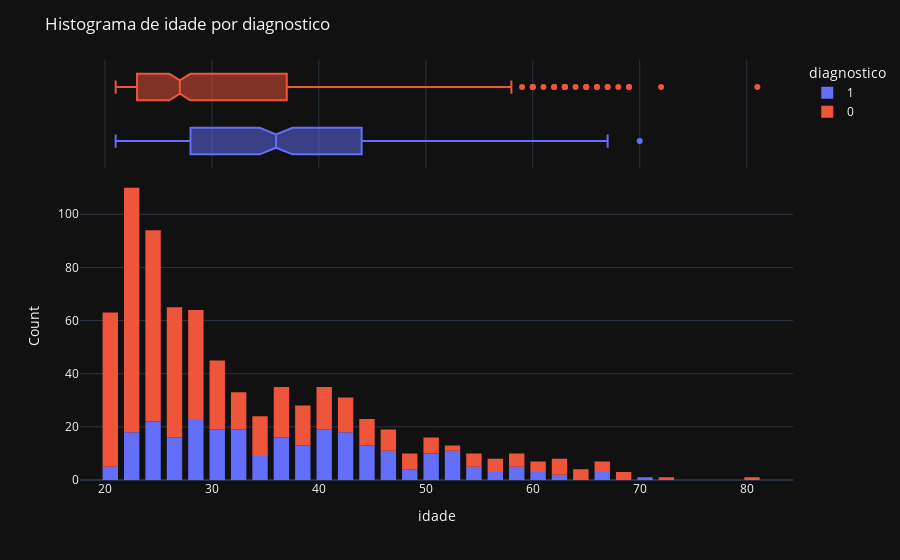

Here is the notebook cell this chart was saved with:
### Markdown cell above
##### 1.2.1.7 Feature Idade

### Code cell
print_feature_distribution(original_dataset, 'idade')

### Figure 1 — Plotly figure (JSON) as saved in the notebook; plotly's stock layout.template omitted (floating-point values rounded to 4 significant figures; data arrays with more than 128 entries replaced by an {"elided": "..."} marker saying what was removed)
{"data": [{"alignmentgroup": "True", "bingroup": "x", "hovertemplate": "diagnostico=1<br>idade=%{x}<br>count=%{y}<extra></extra>", "legendgroup": "1", "marker": {"color": "#636efa", "pattern": {"shape": ""}}, "name": "1", "offsetgroup": "1", "orientation": "v", "showlegend": true, "x": {"elided": "268 int values"}, "xaxis": "x", "yaxis": "y", "type": "histogram"}, {"alignmentgroup": "True", "hovertemplate": "diagnostico=1<br>idade=%{x}<extra></extra>", "legendgroup": "1", "marker": {"color": "#636efa"}, "name": "1", "notched": true, "offsetgroup": "1", "showlegend": false, "x": {"elided": "268 int values"}, "xaxis": "x2", "yaxis": "y2", "type": "box"}, {"alignmentgroup": "True", "bingroup": "x", "hovertemplate": "diagnostico=0<br>idade=%{x}<br>count=%{y}<extra></extra>", "legendgroup": "0", "marker": {"color": "#EF553B", "pattern": {"shape": ""}}, "name": "0", "offsetgroup": "0", "orientation": "v", "showlegend": true, "x": {"elided": "500 int values"}, "xaxis": "x", "yaxis": "y", "type": "histogram"}, {"alignmentgroup": "True", "hovertemplate": "diagnostico=0<br>idade=%{x}<extra></extra>", "legendgroup": "0", "marker": {"color": "#EF553B"}, "name": "0", "notched": true, "offsetgroup": "0", "showlegend": false, "x": {"elided": "500 int values"}, "xaxis": "x2", "yaxis": "y2", "type": "box"}], "layout": {"xaxis": {"anchor": "y", "domain": [0.0, 1.0], "title": {"text": "idade"}}, "yaxis": {"anchor": "x", "domain": [0.0, 0.7326], "title": {"text": "Count"}}, "xaxis2": {"anchor": "y2", "domain": [0.0, 1.0], "matches": "x", "showticklabels": false, "showgrid": true}, "yaxis2": {"anchor": "x2", "domain": [0.7426, 1.0], "matches": "y2", "showticklabels": false, "showline": false, "ticks": "", "showgrid": false}, "legend": {"title": {"text": "diagnostico"}, "tracegroupgap": 0}, "margin": {"t": 60}, "barmode": "relative", "bargap": 0.2, "bargroupgap": 0.1, "title": {"text": "Histograma de idade por diagnostico"}}}
